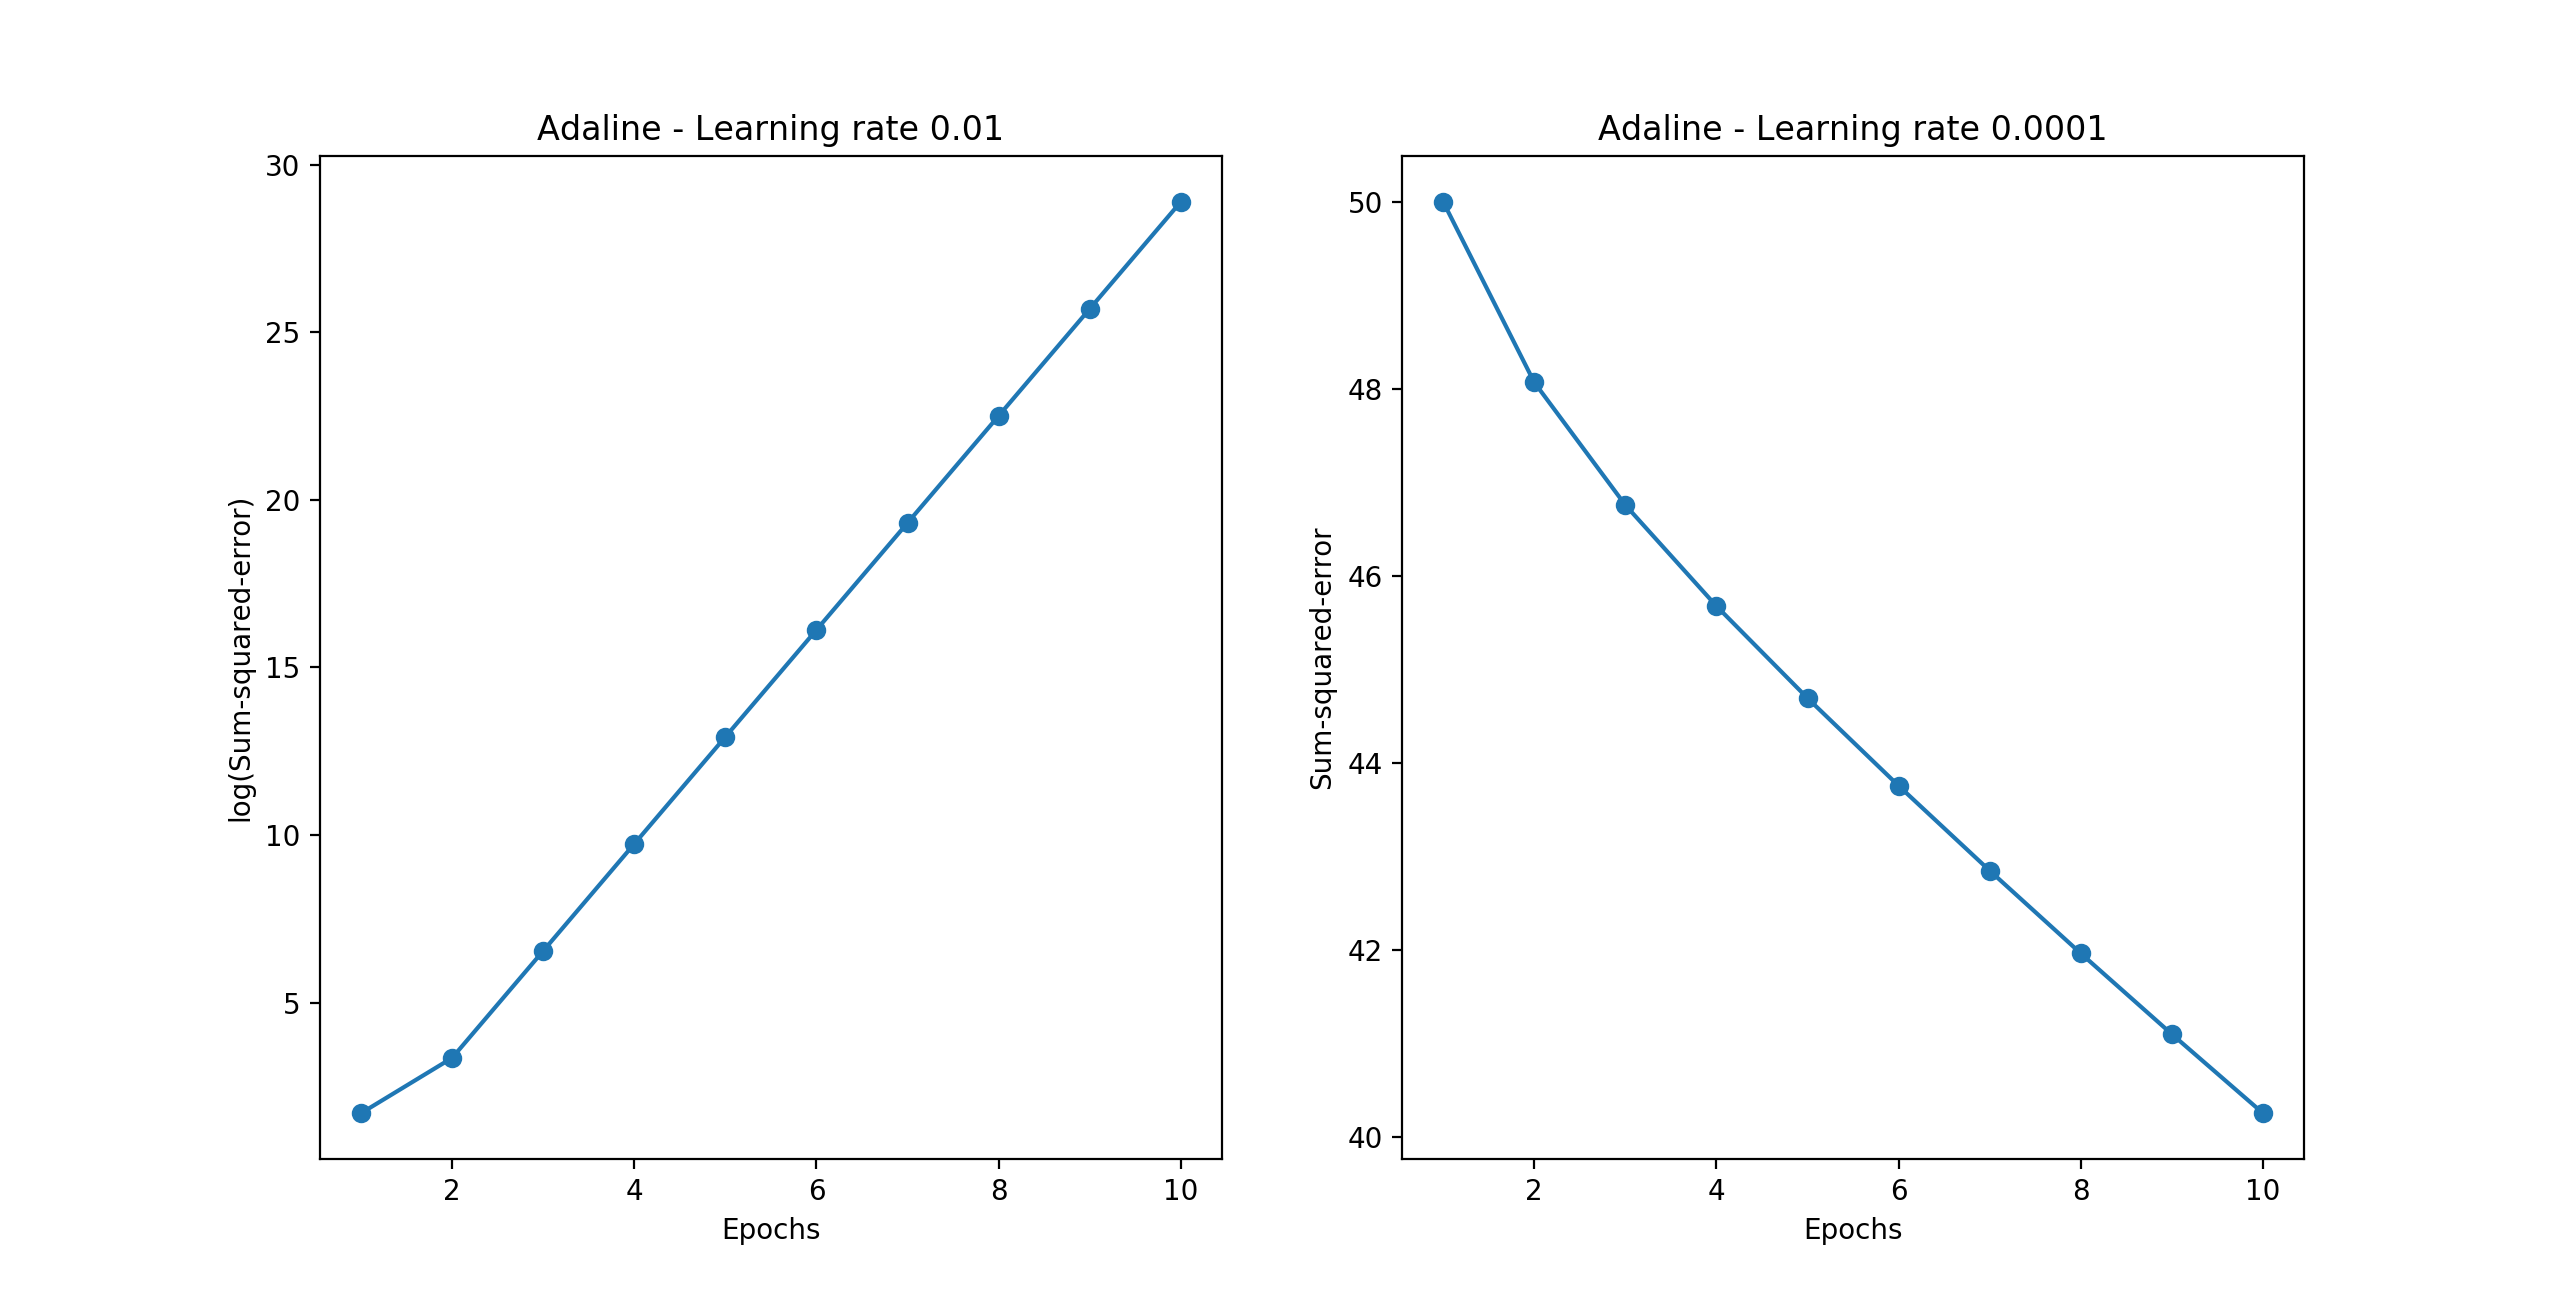

The Python source for this figure:
import pandas as pd
import numpy as np 
import matplotlib.pyplot as plt

class Adaline(object):

	"""ADAptive LInear NEuron classifier.
￼￼￼
￼￼￼ Parameters
 	------------

	eta : floar
		Learning rate (between 0.0 and 1.0).
	n_iter : int
		Passes over the training dataset.

	Attributes
	------------

	w_ : 1d-array
		Weights after fitting.
	errors_ : list
		Number of misclassifications in every epoch.

	"""
	def __init__(self, eta = 0.01, n_iter = 50):
		self.eta = eta
		self.n_iter = n_iter

	def net_input(self, X):
			""" Calculate net input """
			return np.dot(X, self.w_[1:]) + self.w_[0]

	def fit(self, X, y):
		""" Fir training data.

		Parameters
		------------

		X : {array-like}, shape = [n_samples, n_features]
			Training vectors,
			where n_samples is the number of samples and
			n_features is the number of features.
		y : {array-like}, shape = [n_samples]
			Target values.

		Returns
		---------

		self : object

		"""

		self.w_ = np.zeros(1 + X.shape[1])
		self.cost_ = []

		for i in range(self.n_iter):
			output = self.net_input(X)
			errors = (y - output)
			self.w_[1:] += self.eta * X.T.dot(errors)
			self.w_[0] += self.eta * errors.sum()
			cost = (errors**2).sum() / 2.0
			self.cost_.append(cost)
		return self

		def activation(self, X):
			""" Compute linear activation """
			return self.net_input(X)
			
		def predict(self, X):
			""" Return class label after unit step"""
			return np.where(self.activation(X) >= 0.0, 1, -1)

# -----------------------------------------------------------
df = pd.read_csv('https://archive.ics.uci.edu/ml/machine-learning-databases/iris/iris.data', header=None) 
y = df.iloc[0:100, 4].values
y = np.where(y == 'Iris-setosa', -1,1)
X = df.iloc[0:100, [0, 2]].values
# -----------------------------------------------------------

fig , ax = plt.subplots(nrows = 1, ncols = 2, figsize = (8,4))

ada1 = Adaline(n_iter = 10, eta = 0.01)
ada1.fit(X, y)

ax[0].plot(range(1,len(ada1.cost_) + 1), np.log10(ada1.cost_), marker = 'o')
ax[0].set_xlabel('Epochs')
ax[0].set_ylabel('log(Sum-squared-error)')
ax[0].set_title('Adaline - Learning rate 0.01')

ada2 = Adaline(n_iter = 10, eta = 0.0001)
ada2.fit(X, y)

ax[1].plot(range(1, len(ada2.cost_) +1), ada2.cost_, marker = 'o')
ax[1].set_xlabel('Epochs')
ax[1].set_ylabel('Sum-squared-error')
ax[1].set_title('Adaline - Learning rate 0.0001')

plt.show()
